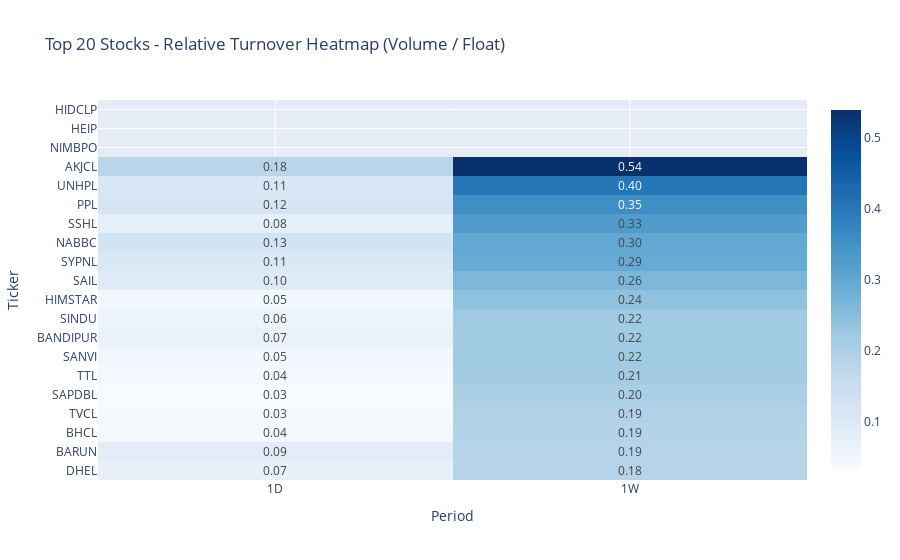

Notebook code for this chart:
### Code cell
plot_relative_turnover_heatmap(adjusted_price, float_data, 20)

### Figure 1 — Plotly figure (JSON) as saved in the notebook; plotly's stock layout.template omitted (floating-point values rounded to 4 significant figures)
{"data": [{"coloraxis": "coloraxis", "hovertemplate": "x: %{x}<br>y: %{y}<br>color: %{z}<extra></extra>", "name": "0", "texttemplate": "%{z:.2f}", "type": "heatmap", "x": ["1D", "1W"], "xaxis": "x", "y": ["HIDCLP", "HEIP", "NIMBPO", "AKJCL", "UNHPL", "PPL", "SSHL", "NABBC", "SYPNL", "SAIL", "HIMSTAR", "SINDU", "BANDIPUR", "SANVI", "TTL", "SAPDBL", "TVCL", "BHCL", "BARUN", "DHEL"], "yaxis": "y", "z": [[null, null], [null, null], [null, null], [0.1802, 0.5389], [0.1104, 0.4033], [0.1169, 0.3537], [0.07775, 0.3252], [0.1264, 0.2987], [0.1072, 0.2928], [0.09582, 0.2623], [0.04859, 0.2392], [0.05991, 0.2191], [0.06656, 0.2183], [0.04594, 0.2166], [0.04464, 0.2141], [0.03133, 0.2016], [0.03368, 0.1938], [0.03939, 0.1881], [0.0852, 0.185], [0.07009, 0.1846]]}], "layout": {"autosize": true, "coloraxis": {"colorscale": [[0, "rgb(247,251,255)"], [0.125, "rgb(222,235,247)"], [0.25, "rgb(198,219,239)"], [0.375, "rgb(158,202,225)"], [0.5, "rgb(107,174,214)"], [0.625, "rgb(66,146,198)"], [0.75, "rgb(33,113,181)"], [0.875, "rgb(8,81,156)"], [1, "rgb(8,48,107)"]]}, "title": {"text": "Top 20 Stocks - Relative Turnover Heatmap (Volume / Float)"}, "xaxis": {"anchor": "y", "autorange": true, "domain": [0, 1], "range": [-0.5, 1.5], "title": {"text": "Period"}, "type": "category"}, "yaxis": {"anchor": "x", "autorange": true, "domain": [0, 1], "range": [19.5, -0.5], "title": {"text": "Ticker"}, "type": "category"}}}
